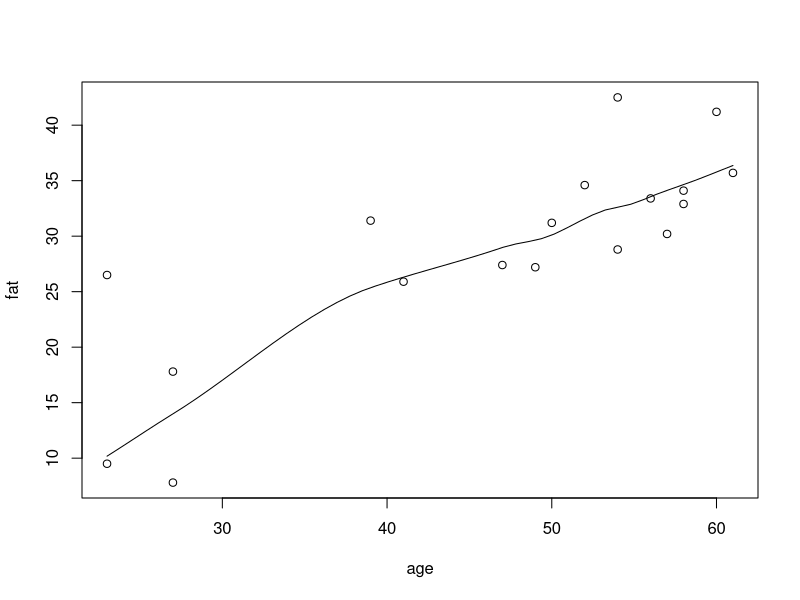
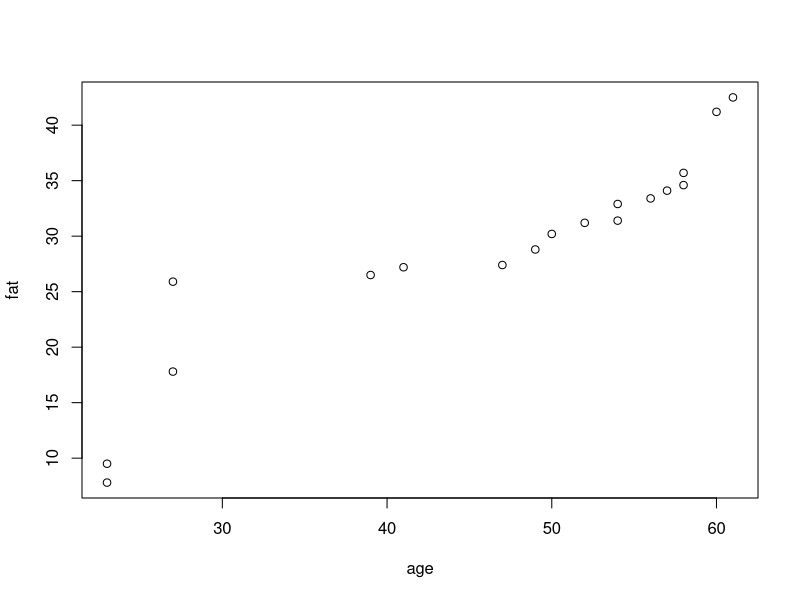
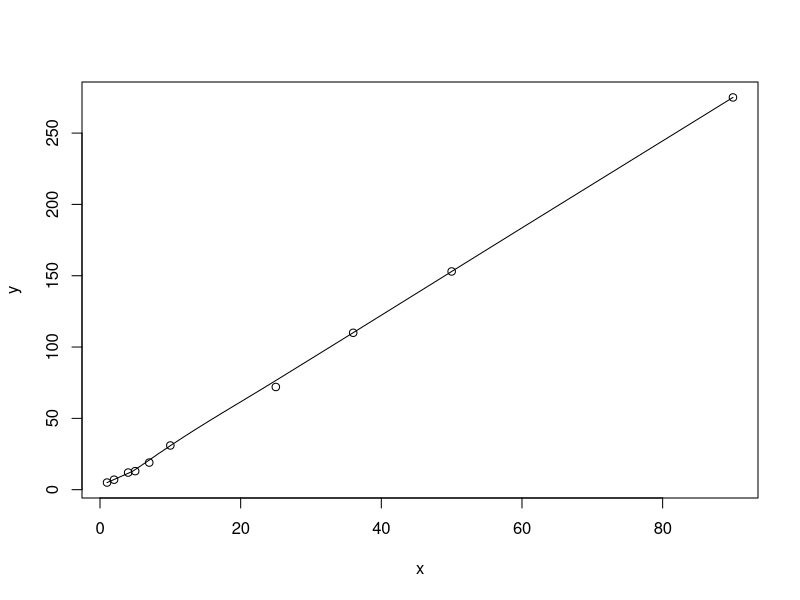
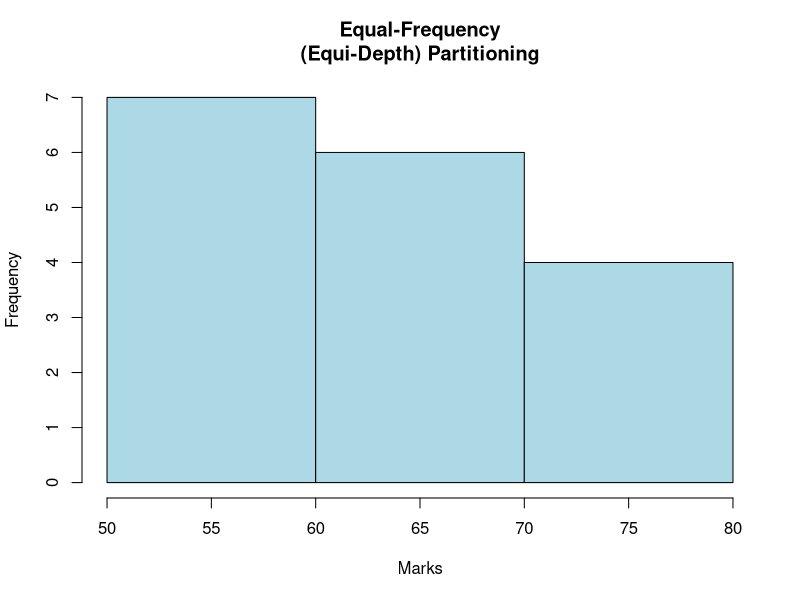

Reproduce these figures in R, in order.
#"The intervals and corresponding frequencies are as follows. age frequency
#1-5. 200
#5-15 450
#15-20 300
#20-50 1500
#50-80 700
#80-110 44
#Compute an approximate median value for the data"


age<-c(5,15,20,50,80,110)
frequency<-c(200,450,300,1500,700,44)
median(age)
median(frequency)

#"Q2. Suppose that the data for analysis includes the attribute age. The age values for the data tuples are (in increasing
#order) 13, 15, 16, 16, 19, 20, 20, 21, 22, 22, 25, 25, 25, 25, 30, 33, 33, 35, 35, 35, 35, 36, 40, 45, 46, 52, 70.
#(a) What is the mean of the data? What is the median?
#(b) What is the mode of the data? Comment on the data’s modality (i.e., bimodal, trimodal, etc.).
#(c) What is the midrange of the data?
#(d) Can you find (roughly) the first quartile (Q1) and the third quartile (Q3) of the data?"

age<-c(13,15,16,16,19,20,20,21,22,22,25,25,25,25,30,33,33,35,35,35,35,36,40,45,46,52,70)
mean(age)
median(age)
mode_age<-names(table(age))[table(age)==max(table(age))]
mode_age
range(age)
quantile(age,.25)
quantile(age,.75)


#"Q3. Normalization (Reduction & Transformation)
#Use the two methods below to normalize the following group of data: 200, 300, 400, 600, 1000
#(a) min-max normalization by setting min = 0 and max = 1 (b) z-score normalization"

x <- c(200, 300, 400, 600, 1000)
min_max_norm <- (x - min(x)) / (max(x) - min(x))
min_max_norm
z_score_norm <- (x - mean(x)) / sd(x)
z_score_norm


#"Q4., S mo o t h i n g b y B i n n i n g ( R e d u c t i o n & Tr a n s f o r ma t i o n )
#Data: 11,13,13,15,15,16,19,20,20,20,21,21,22,23,24,30,40,45,45,45,71,72,73,75
#a) Smoothing by bin mean
#b) Smoothing by bin median
#c) Smoothing by bin boundaries"


data <- c(11,13,13,15,15,16,19,20,20,20,21,21,22,23,24,30,40,45,45,45,71,72,73,75)
bins <- 5
bin_indices <- cut(data, bins)
mean_smooth <- tapply(data, bin_indices, mean)
print(mean_smooth)
median_smooth <- tapply(data, bin_indices, median)
median_smooth
min_max_smooth <- tapply(data, bin_indices, function(x) c(min(x), max(x)))
print(min_max_smooth)

#"Q5. Suppose that a hospital tested the age and body fat data for 18 randomly selected adults with the following results:
#(a) Calculate the mean, median, and standard deviation of age and %fat.
#(b) Draw the boxplots for age and %fat.
#(c) Draw a scatter plot and a q-q plot based on these two variables."

age<-c(23,23,27,27,39,41,47,49,50,52,54,54,56,57,58,58,60,61)
fat<-c(9.5,26.5,7.8,17.8,31.4,25.9,27.4,27.2,31.2,34.6,42.5,28.8,33.4,30.2,34.1,32.9,41.2,35.7)
mean(age)
median(age)
sd(age)
mean(fat)
median(fat)
sd(fat)
scatter.smooth(age,fat)
qqplot(age,fat)

#"Q6.Suppose that a hospital tested the age and body fat data for 18 randomly selected adults with the following results:
#(i) Use min-max normalization to transform the value 35 for age onto the range [0.0, 1.0].
#(ii) Use z-score normalization to transform the value 35 for age, where the standard deviation of age is 12.94 years.
#(iii) Use normalization by decimal scaling to transform the value 35 for age. Perform the above functions using R – tool"


v<-c(23,23,27,27,39,41,47,49,50,52,54,54,56,57,58,58,60,61)
min<-0
max<-1
min_max=((35-min(v))/(max(v)-min(v)))
print(min_max)
m=mean(v)
s<-12.94
z_score=(35-m)/s
print(z_score)
m<-35
j=max(m)<1
decimal_scaling=m/10^j
print(decimal_scaling)


#"Q7.The following values are the number of pencils available in the different boxes. Create a vector and find out the mean,
#median and mode values of set of pencils in the given data."
pencils<-c(9,25,23,12,11,6,7,8,9,10)
mean(pencils)
median(pencils)
mode=names(table(pencils))[table(pencils)==max(table(pencils))]
mode

#"Q8. The following table would be plotted as (x, y) points, with the first column being the x values as number of mobile
#phones sold and the second column being the y values as money. To use the scatter plot for how many mobile phones sold."
x<-c(4,1,5,7,10,2,50,25,90,36)
y<-c(12,5,13,19,31,7,153,72,275,110)
scatter.smooth(x,y)

#"Q9. Implement of the R script using marks scored by a student in his model exam has been sorted as follows: 55, 60, 71,
#63, 55, 65, 50, 55,58,59,61,63,65,67,71,72,75. Partition them into three bins by each of the following methods. Plot the data
#points using histogram.
#(a) equal-frequency (equi-depth) partitioning (b) equal-width partitioning"
 marks <- c(55, 60, 71, 63, 55, 65, 50, 55, 58, 59, 61, 63, 65, 67, 71, 72, 75)
num_bins <- 3
bins_eq_frequency <- cut(marks, breaks = num_bins, labels = FALSE)
hist(marks, breaks = num_bins, col = "lightblue", xlab = "Marks", main = "Equal-Frequency
(Equi-Depth) Partitioning")
marks <- c(55, 60, 71, 63, 55, 65, 50, 55, 58, 59, 61, 63, 65, 67, 71, 72, 75)
bin_mean <- tapply(data, cut(data, num_bins), mean)
smoothed_data_by_mean <- unname(bin_mean[as.character(cut(data, num_bins))])
bin_median <- tapply(data, cut(data, num_bins), median)
smoothed_data_by_median <- unname(bin_median[as.character(cut(data, num_bins))])
bin_boundaries <- tapply(data, cut(data, num_bins), function(x) c(min(x), max(x)))
smoothed_data_by_boundaries <- unlist(bin_boundaries[as.character(cut(data, num_bins))])
print("Original data:")
print(data)
print("Smoothed data by bin mean:")
print(smoothed_data_by_mean)
print("Smoothed data by bin median:")
print(smoothed_data_by_median)
print("Smoothed data by bin boundaries:")
print(smoothed_data_by_boundaries)




#"Q10. Suppose that the speed car is mentioned in different driving style.
#Regular 78.3 81.8 82 74.2 83.4 84.5 82.9 77.5 80.9 70.6 Speed
#Calculate the Inter quantile and standard deviation of the given data."

v<-c(78.3,81.8,82,74.2,83.4,84.5,82.9,77.5,80.9,70.6)
IQR(v)
sd(v)

#Q11. Suppose that the data for analysis includes the attribute age. The age values for the data tuples are (in increasing order) 13,
#15, 16, 16, 19, 20, 20, 21, 22, 22, 25, 25, 25, 25, 30, 33, 33, 35, 35, 35, 35, 36, 40, 45, 46, 52, 70.
#Can you find (roughly) the first quartile (Q1) and the third quartile (Q3) of the data"

                         
age<-c(13,15,16,16,19,20,20,21,22,22,25,25,25,25,30,33,33,35,35,35,35,36,40,45,46,52,70)
quantile(age,.25)
quantile(age,.75)
